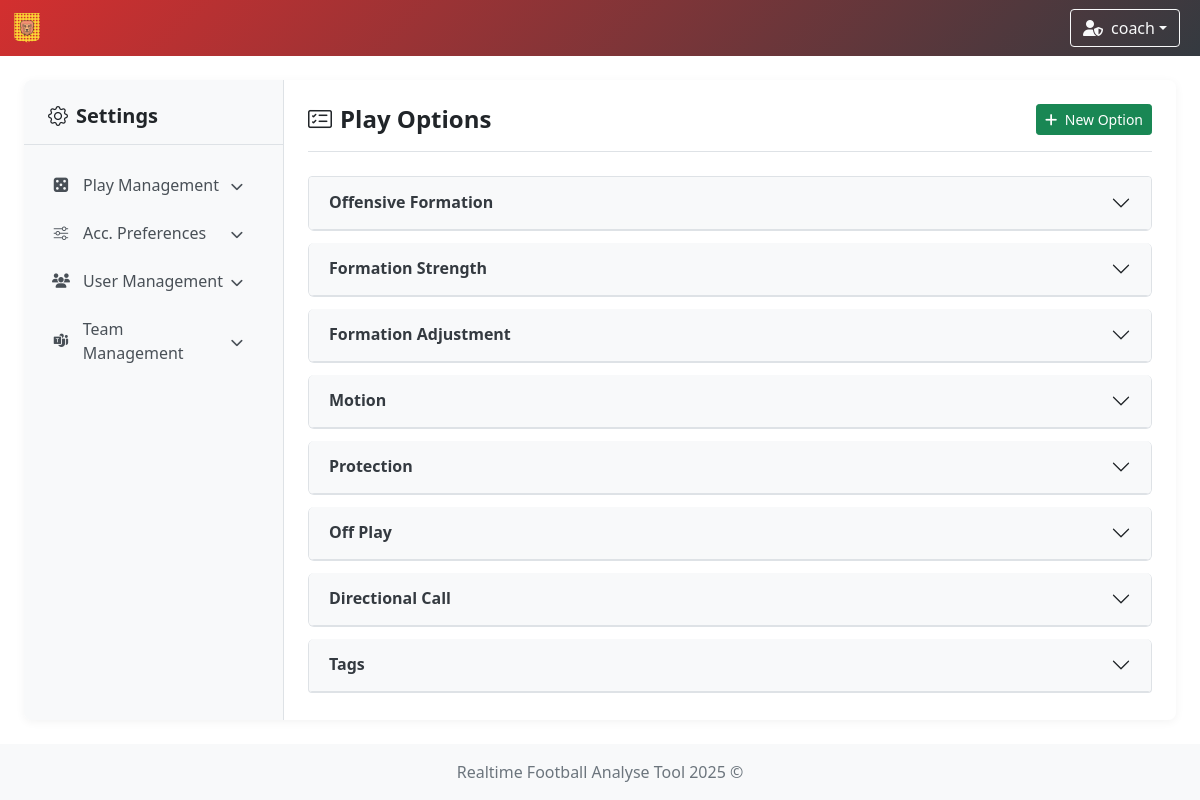
/settings (signed in), run on the app's committed database.
### app/models/team.py (models this page shows)
class TeamModel(db.Model):
    __tablename__ = 'teams'
    id = db.Column(db.Integer, primary_key=True)
    name = db.Column(db.String(100), nullable=False, unique=True)  # prevent duplicate team names
    icon = db.Column(db.String(300), nullable=False)  # longer path for future-proofing
    primary_color = db.Column(db.String(20), nullable=False)
    secondary_color = db.Column(db.String(20), nullable=False)

### app/models/user.py (models this page shows)
class UserModel(db.Model, UserMixin):
    __tablename__ = 'user'
    id = db.Column(db.Integer, primary_key=True)
    username = db.Column(db.String(80), unique=True, nullable=False)
    password = db.Column(db.String(120), nullable=False)
    role = db.Column(db.String(10), nullable=False, default='user')
    team_id = db.Column(db.Integer, db.ForeignKey('teams.id'))
    team = db.relationship('TeamModel', backref='users')

### app/controllers/settings.py (the view)
    @login_required
    def settings(self):
        options = {}
        calls = PlayCallModel.query.all()
        for param in self.play_parameters:
            options[param] = PlayOptionModel.query.filter_by(parameter_name=param).all()
        user_team = TeamModel.query.filter_by(id=current_user.team_id).first()
        return render_template(
            template_name_or_list='settings/settings.html',
            options=options,
            parameters=self.play_parameters,
            play_calls=calls,
            user_team=user_team,
            user=current_user
        )

### app/controllers/user.py (called while the page is built)
    @staticmethod
    def load_user(user_id):
        return UserModel.query.get(int(user_id))

### run.py (called while the page is built)
    def _inject_context(self) -> None:
        @self.app.context_processor
        def inject_teams() -> dict:
            try:
                teams = TeamModel.query.all()
                return dict(teams=teams)
            except Exception as e:
                print(f"[!] Error injecting teams: {str(e)} ({type(e).__name__})")
                return dict(teams=[])

### app/templates/settings/settings.html (shortened to what this page needs)
{% extends "system/base.html" %}
{% block content %}
<link rel="stylesheet" href="{{ url_for('static', filename='css/settings.css') }}"/>
<div class="settings-container">
    {% include "settings/partials/sidebar.html" %}
    <div class="settings-content">
        <div class="tab-content">
            {% include "settings/partials/play/options_list.html" %}
        </div>
    </div>
</div>
{% endblock %}

### app/templates/system/base.html (shortened to what this page needs)
<!DOCTYPE html>
<html lang="en">
<head>
    <link href="https://cdn.jsdelivr.net/npm/bootstrap@5.1.3/dist/css/bootstrap.min.css" rel="stylesheet"/>
    <link rel="stylesheet" href="https://cdn.jsdelivr.net/npm/bootstrap-icons@1.11.3/font/bootstrap-icons.css"/>
    <link rel="stylesheet" href="https://cdnjs.cloudflare.com/ajax/libs/font-awesome/6.5.0/css/all.min.css"/>
    <link rel="stylesheet" href="https://cdn.datatables.net/1.13.6/css/dataTables.bootstrap5.min.css"/>
    <link rel="stylesheet" href="{{ url_for('static', filename='styles.css') }}"/>
</head>
<body class="{% block body_class %}{% endblock %}">
{% if current_user.is_authenticated %}
    <nav class="navbar navbar-expand-lg navbar-dark"
         style="{% if session.team_color %}background: linear-gradient(135deg, {{ session.team_color }}, #343a40);{% else %}background: linear-gradient(135deg, #4b6cb7, #182848);{% endif %}">
        <div class="container-fluid position-relative">
            <a class="navbar-brand d-flex align-items-center" href="{{ url_for('index') }}">
                {% if session.team_id %}
                    {% for team in teams %}
                        {% if team.id == session.team_id %}
                            <img class="team-logo" src="{{ team.icon }}" alt="{{ team.name }} logo"
                                 style="height:30px; margin-right:8px;"/>
                        {% endif %}
                    {% endfor %}
                {% else %}
                    <a href="{{ url_for('game_options') }}" class="btn btn-outline-light me-2" title="Home">
                        <i class="fas fa-home"></i>
                    </a>
                {% endif %}
            </a>
            <div class="ms-auto d-flex align-items-center">
                <div class="dropdown me-2">
                    <button class="btn btn-outline-light dropdown-toggle d-flex align-items-center" type="button"
                            id="userDropdown" data-bs-toggle="dropdown" aria-expanded="false">
                        {% if current_user.role == 'admin' %}
                            <i class="fas fa-user-shield me-2"></i>
                        {% else %}
                            <i class="fas fa-user me-2"></i>
                        {% endif %}
                        {{ current_user.username }}
                    </button>
                </div>
            </div>
        </div>
    </nav>
{% endif %}
<div class="content-wrapper">
    <div class="container-fluid mt-4 px-4">
        <div id="toast-container" class="toast-container position-fixed bottom-0 end-0 p-3" style="z-index: 1100;">
        </div>
        {% block content %}{% endblock %}
    </div>
</div>
<footer class="footer mt-auto py-3 bg-light">
    <div class="container text-center">
        <span class="text-muted">Realtime Football Analyse Tool 2025 ©</span>
    </div>
</footer>
</body>
</html>

### app/static/styles.css (style rules this page uses)
.navbar { transition: background-color 0.5s ease; }
.team-logo { animation: fadeIn 0.5s ease, pulse 1s ease-in-out; }
html, body { height: 100%; margin: 0; padding: 0; }
body { display: flex; flex-direction: column; min-height: 100vh; }
.content-wrapper { flex: 1 0 auto; }
.footer { flex-shrink: 0; background-color: #f8f9fa; padding: 1rem 0; margin-top: auto; }

### app/static/css/settings.css (style rules this page uses)
:root { --sidebar-width: 260px; --sidebar-bg: #f8f9fa; --sidebar-active-bg: #e9ecef; --sidebar-hover-bg: #f1f3f5; --sidebar-border: #dee2e6; --content-padding: 1.5rem; --card-shadow: 0 1px 3px rgba(0, 0, 0, 0.1); --transition-speed: 0.2s; }
.settings-container { display: flex; min-height: 80vh; background-color: #fff; border-radius: 8px; overflow: hidden; box-shadow: 0 2px 10px rgba(0, 0, 0, 0.05); }
.settings-content { flex: 1; padding: var(--content-padding); background-color: #fff; overflow-y: auto; max-height: 80vh; }

### data on the page
TeamModel: icon (picture)
UserModel: username "coach"

### other printed values
{{ display_name }} "Offensive Formation" "Formation Strength" "Formation Adjustment" "Motion" "Protection" "Off Play" "Directional Call" "Tags"
